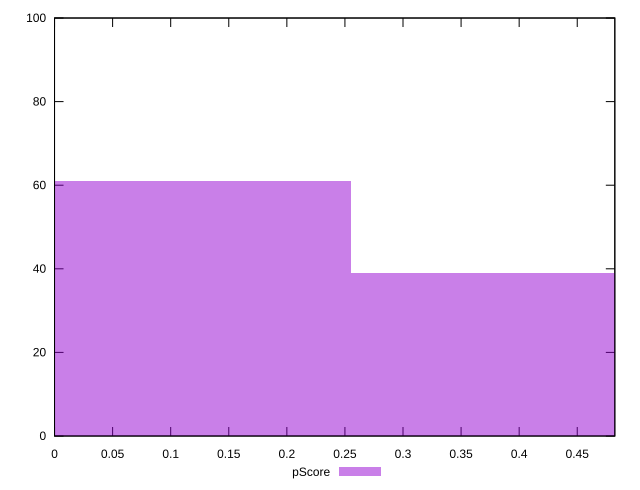

Source code (gnuplot):
reset

$pScore <<EOF
0 61
0.5098453134387042 39
EOF

set key outside below
set boxwidth 0.5098453134387042
set xrange [0:0.4823529411764706]
set yrange [0:100]
set trange [0:100]
set style fill transparent solid 0.5 noborder
set terminal svg size 640, 490 enhanced background rgb 'white'
set output "report_00009_2021-02-08T22-37-41.559Z/unused-javascript/samples/pages/pScore/histogram.svg"

plot $pScore title "pScore" with boxes

reset
